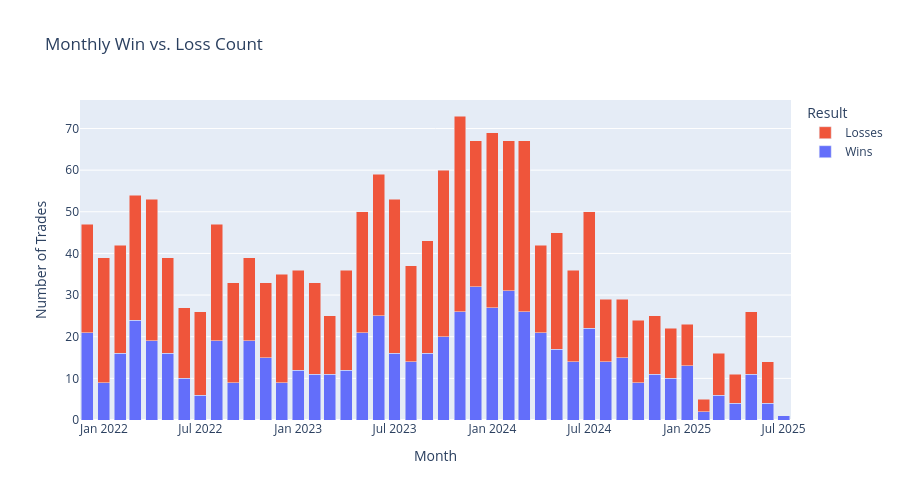

Here is the notebook cell this chart was saved with:
### Code cell
trading_statistics = build_trading_statistics( df_results.loc[df_results['y_pred']==1])
